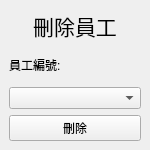
<?xml version="1.0" encoding="UTF-8"?>
<ui version="4.0">
 <class>MainWindow</class>
 <widget class="QMainWindow" name="MainWindow">
  <property name="geometry">
   <rect>
    <x>0</x>
    <y>0</y>
    <width>150</width>
    <height>150</height>
   </rect>
  </property>
  <property name="windowTitle">
   <string>MainWindow</string>
  </property>
  <widget class="QWidget" name="centralwidget">
   <layout class="QVBoxLayout" name="verticalLayout">
    <item>
     <widget class="QLabel" name="inputt">
      <property name="font">
       <font>
        <family>Arial Black</family>
        <pointsize>16</pointsize>
        <weight>50</weight>
        <bold>false</bold>
       </font>
      </property>
      <property name="text">
       <string>刪除員工</string>
      </property>
      <property name="alignment">
       <set>Qt::AlignCenter</set>
      </property>
     </widget>
    </item>
    <item>
     <widget class="QLabel" name="neid">
      <property name="text">
       <string>員工編號:</string>
      </property>
     </widget>
    </item>
    <item>
     <widget class="QComboBox" name="comboBox"/>
    </item>
    <item>
     <widget class="QPushButton" name="newemp">
      <property name="text">
       <string>刪除</string>
      </property>
     </widget>
    </item>
   </layout>
  </widget>
 </widget>
 <resources/>
 <connections/>
</ui>
